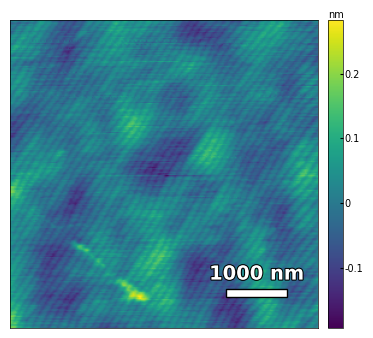
#> input picture _images/004b46b82a666a678ed9c7f8abe5199e6f644851ced44f09a148db2e9001ae8e.png, 373 x 338 px; its folder holds only this picture in this run
$ python -i Fit.py   (imports and definitions only)
#> lines starting #> are read from the running program, lines starting #| are printed output that depends on the picture
import os
import h5py
import sys
import numpy as np
import pandas as pd
import matplotlib.pyplot as plt
from scipy.signal import butter, lfilter, sosfilt, freqz
from scipy import optimize
from joblib import Parallel, delayed
import sys
from viz.layout import layout_fig, labelfigs, imagemap
from sto_rheed.Viz import Viz


# [211 lines left out: functions NormalizeData, show_fft_frequency, butter_filter, process_pass_filter, show_metrics, not called in this run]


class Gaussian():
    def __init__(self):
        self.a = 0

    def gaussian(self, height, center_x, center_y, width_x, width_y, rotation):
        """
        Returns a Gaussian function with the given parameters.

        Args:
            height: float. The height of the Gaussian function.
            center_x: float. The x-coordinate of the center of the Gaussian function.
            center_y: float. The y-coordinate of the center of the Gaussian function.
            width_x: float. The width of the Gaussian function in the x-direction.
            width_y: float. The width of the Gaussian function in the y-direction.
            rotation: float. The rotation angle of the Gaussian function in degrees.

        Returns:
            function: A function representing the Gaussian function with the given parameters.

        """
        width_x = float(width_x)
        width_y = float(width_y)

        rotation = np.deg2rad(rotation)
        center_x = center_x * np.cos(rotation) - center_y * np.sin(rotation)
        center_y = center_x * np.sin(rotation) + center_y * np.cos(rotation)

        def rotgauss(x, y):
            xp = x * np.cos(rotation) - y * np.sin(rotation)
            yp = x * np.sin(rotation) + y * np.cos(rotation)
            g = height*np.exp(
                -(((center_x-xp)/width_x)**2 +
                  ((center_y-yp)/width_y)**2)/2.)
            return g
        return rotgauss

    def moments(self, data):
        """
        Returns the Gaussian parameters (height, x, y, width_x, width_y) of a 2D distribution by calculating its moments.

        Args:
            data: NumPy array. The input data representing the 2D distribution.

        Returns:
            tuple: The Gaussian parameters (height, x, y, width_x, width_y).

        """

        total = data.sum()
        X, Y = np.indices(data.shape)
        x = (X*data).sum()/total
        y = (Y*data).sum()/total
        col = data[:, int(y)]
        width_x = np.sqrt(abs((np.arange(col.size)-y)**2*col).sum()/col.sum())
        row = data[int(x), :]
        width_y = np.sqrt(abs((np.arange(row.size)-x)**2*row).sum()/row.sum())
        height = data.max()
        return height, x, y, width_x, width_y, 0.0

    def fitgaussian(self, data):
        """
        Returns the Gaussian parameters (height, x, y, width_x, width_y) of a 2D distribution found by a fit.

        Args:
            data: NumPy array. The input data representing the 2D distribution.

        Returns:
            tuple: The Gaussian parameters (height, x, y, width_x, width_y).

        """
        params = self.moments(data)
        def errorfunction(p): return np.ravel(
            self.gaussian(*p)(*np.indices(data.shape)) - data)
        p, success = optimize.leastsq(errorfunction, params)
        return p

    def recreate_gaussian(self, image):
        """
        Reconstructs a Gaussian function from an image by fitting the Gaussian parameters.

        Args:
            image: NumPy array. The input image.

        Returns:
            tuple: The reconstructed Gaussian image and its parameters.

        """
        para = self.fitgaussian(image)
        y = np.linspace(0, image.shape[0], image.shape[0])
        x = np.linspace(0, image.shape[1], image.shape[1])
        x, y = np.meshgrid(x, y)
        return self.gaussian(*para)(y, x), para


class RHEED_image_processer:
    # [245 lines left out: functions __init__, preview_metric, write_h5_file, normalize_and_crop_inputs, fit_batch, fit and 1 more, not called in this run]

>>> import cv2
>>> picture = cv2.imread('../../_images/004b46b82a666a678ed9c7f8abe5199e6f644851ced44f09a148db2e9001ae8e.png', cv2.IMREAD_GRAYSCALE)
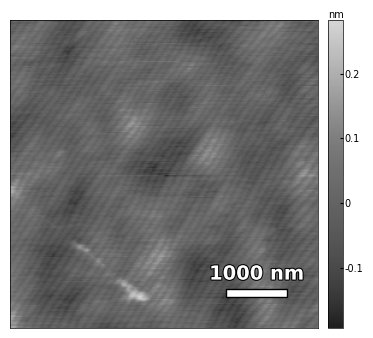
#> picture: shape (338, 373); min 0, max 255, mean 131
>>> result = Gaussian().recreate_gaussian(picture)
#> in moments, `total = data.sum()`: total = 16511028
#> in moments, `x = (X*data).sum()/total`: x = 163
#> in moments, `y = (Y*data).sum()/total`: y = 199.6
#> in moments, `col = data[:, int(y)]`: col = 338 values, max 255 at index 0, min 23 at index 20, mean 109
#> in moments, `width_x = np.sqrt(abs((np.arange(col.size)-y)**2*col).sum()/col.sum())`: width_x = 112.9
#> in moments, `row = data[int(x), :]`: row = 373 values, max 255 at index 0, min 31 at index 10, mean 118.8
#> in moments, `width_y = np.sqrt(abs((np.arange(row.size)-x)**2*row).sum()/row.sum())`: width_y = 126.8
#> in moments, `height = data.max()`: height = 255
#> in fitgaussian, `params = self.moments(data)`: params = (255, 163, 199.6, 112.9, 126.8, 0)
#> in fitgaussian, `p, success = optimize.leastsq(errorfunction, params)`: p = [173.9, 24.7, 547.9, 527.8, 540.5, 2.31]; success = 5
#> in recreate_gaussian, `para = self.fitgaussian(image)`: para = [173.9, 24.7, 547.9, 527.8, 540.5, 2.31]
